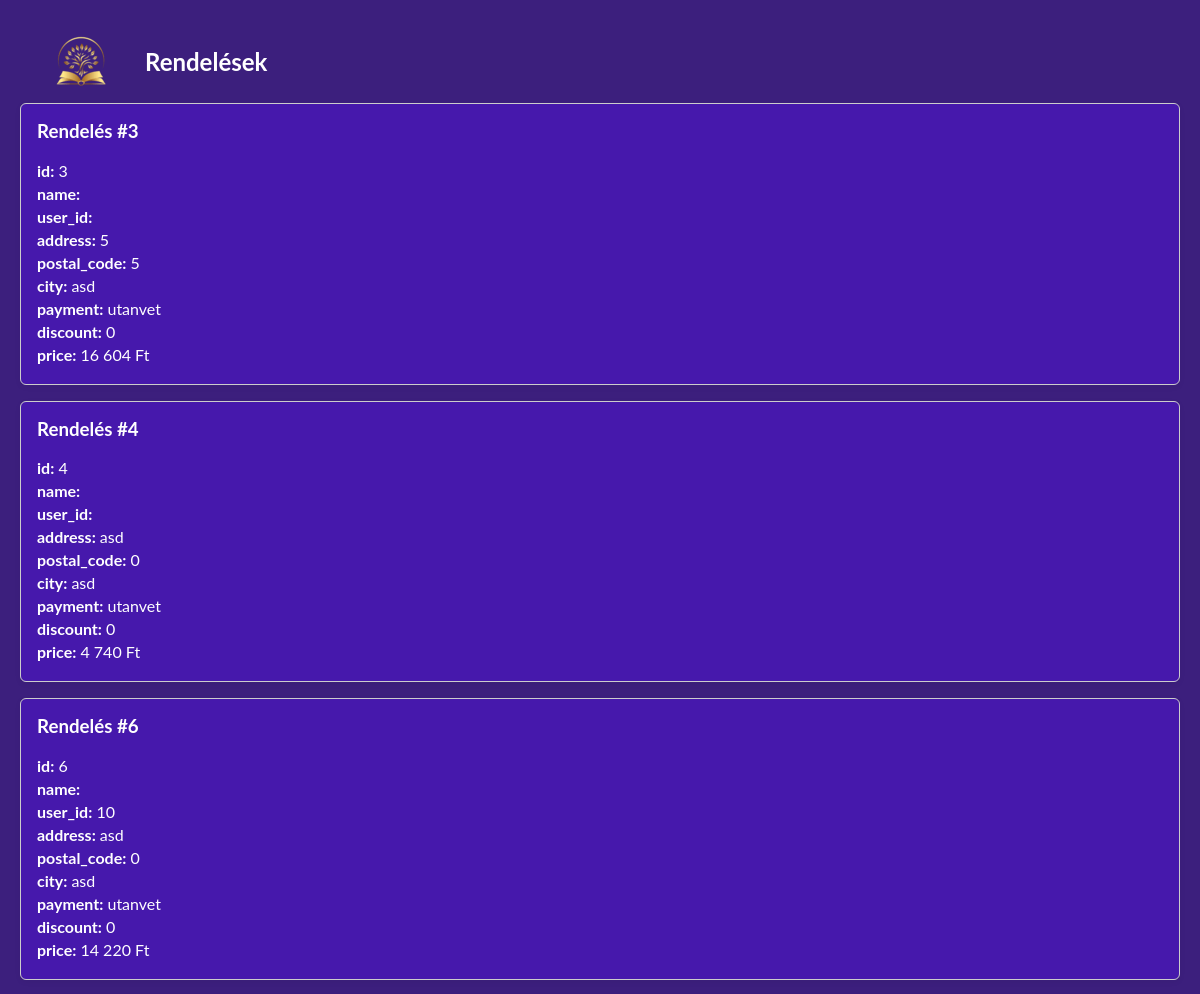
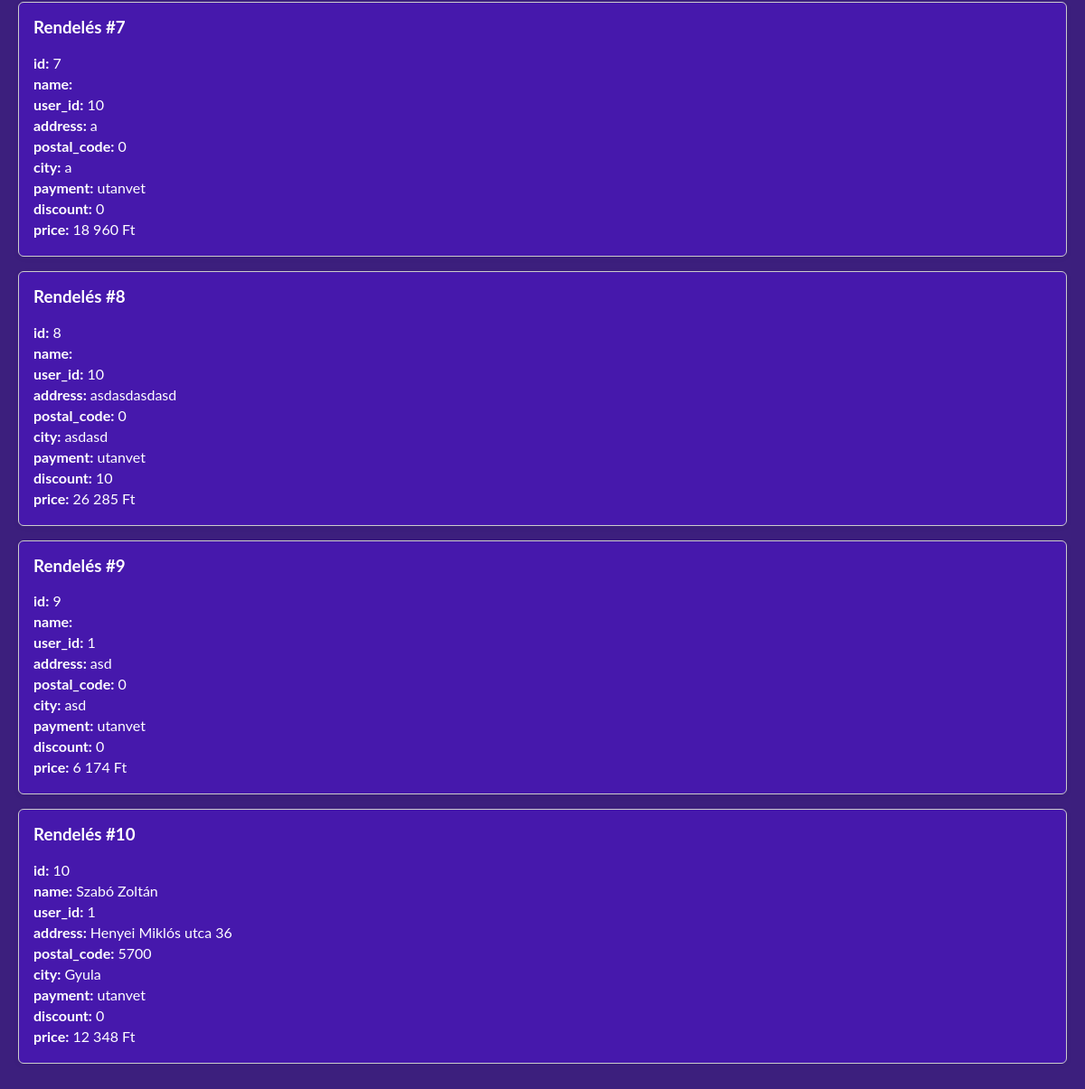
/web/admin/orders.php, run on the app's committed database (2 pictures, top to bottom).
### tables this page shows
CREATE TABLE `orders` (
  `id` int(11) NOT NULL,
  `name` varchar(255) NOT NULL,
  `user_id` int(11) DEFAULT NULL,
  `address` varchar(420) NOT NULL,
  `postal_code` int(11) NOT NULL,
  `city` varchar(420) NOT NULL,
  `payment` varchar(420) NOT NULL,
  `discount` int(11) NOT NULL
);

### web/admin/orders.php (the view, shortened to what this page needs)
<?php
include '../../src/connect.php';
$stmt = $conn->prepare(
    "SELECT orders.*,
            SUM(books.price) * (1 - orders.discount / 100) AS price
     FROM orders
     JOIN ordered_book ON ordered_book.order_id = orders.id
     JOIN books ON books.book_id = ordered_book.book_id
     GROUP BY orders.id"
);
$stmt->execute();
$result = $stmt->get_result();
?>
<!DOCTYPE html>
<html lang="hu">
<head>
  <link rel="stylesheet" href="../css/admin.css">
</head>
<body>
<div class="navbar-header">
    <a class="navbar-brand" href="../index.php">
        <img src="../img/logo.png" alt="Logo" height="80px">
    </a>
    <h1 class="navbar-title">Rendelések</h1>
</div>
<?php
while ($order = $result->fetch_assoc()) {
    echo '<div class="order">';
    echo '<h3>Rendelés #' . htmlspecialchars($order['id']) . '</h3>';
    foreach ($order as $key => $value) {
        if ($key === 'price') {
            $value = number_format($value, 0, '', ' ') . ' Ft';
        }
        echo '<p><span class="label">' . htmlspecialchars($key) . ':</span> ' . htmlspecialchars($value) . '</p>';
    }
    echo '</div>';
}
?>
</body>
</html>

### web/css/admin.css (style rules this page uses)
body { font-family: "Lato", sans-serif; background-color: #3c1f7d; color: #fff; margin: 0; padding: 20px; }
.order { background: #4618ac; border: 1px solid #ccc; border-radius: 6px; padding: 16px; margin-bottom: 16px; box-shadow: 0 2px 6px rgba(0, 0, 0, 0.05); color: #fff; cursor: default; }
.order h3 { margin-top: 0; color: #fff; }
.order p { margin: 4px 0; }
.label { font-weight: bold; }
.navbar-header { display: flex; align-items: center; gap: 5px; }
.navbar-title { margin: 0; font-size: 24px; cursor: default; }

### data on the page
orders: id "3", key "id", key "name", key "user_id", key "address", address "5", key "postal_code", postal_code "5", key "city", city "asd", key "payment", payment "utanvet", key "discount", discount "0", key "price", value "16 604 Ft"
orders: id "4", key "id", key "name", key "user_id", key "address", address "asd", key "postal_code", postal_code "0", key "city", city "asd", key "payment", payment "utanvet", key "discount", discount "0", key "price", value "4 740 Ft"
orders: id "6", key "id", key "name", key "user_id", user "10", key "address", address "asd", key "postal_code", postal_code "0", key "city", city "asd", key "payment", payment "utanvet", key "discount", discount "0", key "price", value "14 220 Ft"
orders: id "7", key "id", key "name", key "user_id", user "10", key "address", address "a", key "postal_code", postal_code "0", key "city", city "a", key "payment", payment "utanvet", key "discount", discount "0", key "price", value "18 960 Ft"
orders: id "8", key "id", key "name", key "user_id", user "10", key "address", address "asdasdasdasd", key "postal_code", postal_code "0", key "city", city "asdasd", key "payment", payment "utanvet", key "discount", discount "10", key "price", value "26 285 Ft"
orders: id "9", key "id", key "name", key "user_id", user "1", key "address", address "asd", key "postal_code", postal_code "0", key "city", city "asd", key "payment", payment "utanvet", key "discount", discount "0", key "price", value "6 174 Ft"
orders: id "10", key "id", key "name", name "Szabó Zoltán", key "user_id", user "1", key "address", address "Henyei Miklós utca 36", key "postal_code", postal_code "5700", key "city", city "Gyula", key "payment", payment "utanvet", key "discount", discount "0", key "price", value "12 348 Ft"
